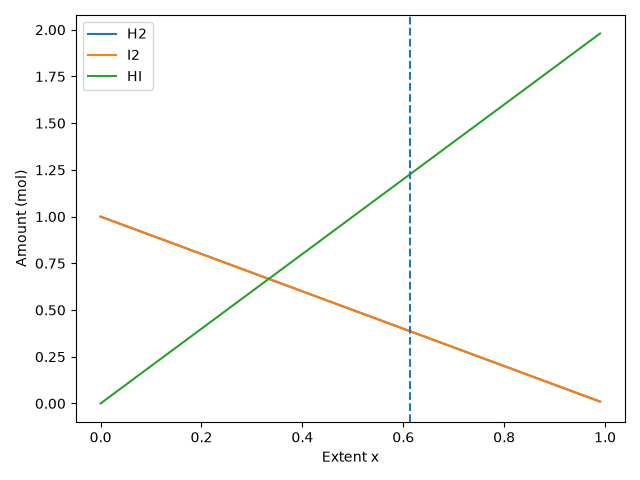

Source code (Python):
import numpy as np
import matplotlib.pyplot as plt
from scipy.optimize import newton, minimize

K = 10

def imbalance(x):
    return (2*x)**2/((1-x)*(1-x))-K

x_newton = newton(imbalance, 0.5)

result = minimize(lambda x: imbalance(x[0])**2, 0.5,
                  method="SLSQP", bounds=[(0, 0.999)])

x_slsqp = result.x[0]

print("Newton x:", x_newton)
print("SLSQP x:", x_slsqp)

H2 = 1-x_newton
I2 = 1-x_newton
HI = 2*x_newton

print("H2:", H2)
print("I2:", I2)
print("HI:", HI)

x = np.linspace(0, 0.99, 200)

H2_values = 1-x
I2_values = 1-x
HI_values = 2*x

plt.figure()
plt.plot(x, H2_values, label="H2")
plt.plot(x, I2_values, label="I2")
plt.plot(x, HI_values, label="HI")
plt.axvline(x_newton, linestyle="--")
plt.xlabel("Extent x")
plt.ylabel("Amount (mol)")
plt.legend()
plt.tight_layout()
plt.savefig("equilibrium.png")
